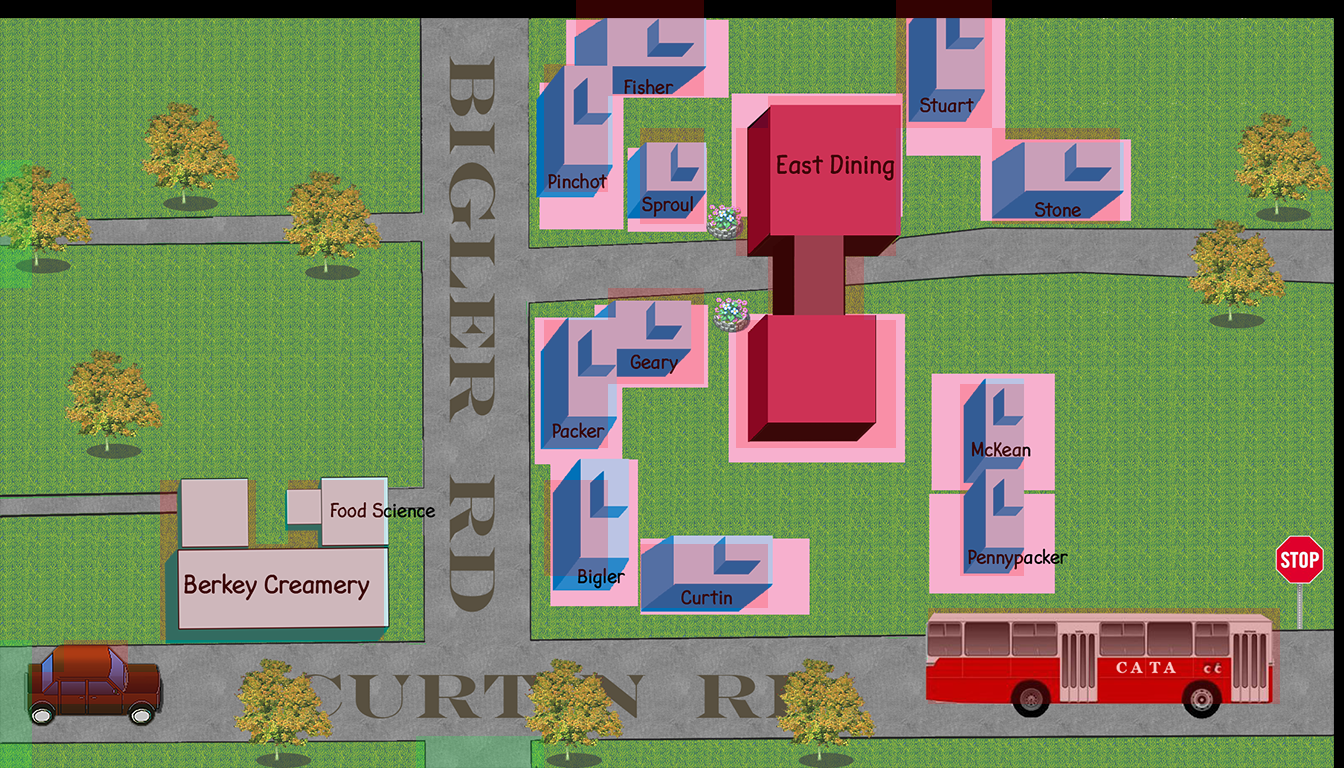

The image is a tile-based game level rendered from a .tmx file. Its description and source (layers, tilesets, objects; grid data summarised) follow:
An orthogonal 42x24 tile map with 32x32 px tiles, 2 tile layers (Tile Layer 1, building), 2 tilesets.

<map version="1.0" orientation="orthogonal" renderorder="right-down" width="42" height="24" tilewidth="32" tileheight="32" nextobjectid="1">
 <tileset firstgid="1" name="East" tilewidth="32" tileheight="32">
  <image source="East.png" width="1344" height="768" />
 </tileset>
 <tileset firstgid="1009" name="meta_tiles" tilewidth="32" tileheight="32" spacing="1" margin="1">
  <image source="meta_tiles.png" width="67" height="34" />
  <tile id="0">
   <properties>
    <property name="collision" value="false" />
   </properties>
  </tile>
  <tile id="1">
   <properties>
    <property name="collision" value="true" />
   </properties>
  </tile>
 </tileset>
 <layer name="Tile Layer 1" width="42" height="24">
  <data>[1008 cells, 1008 non-empty, 1008 distinct tile ids]</data>
 </layer>
 <layer name="building" width="42" height="24">
  <data>[1008 cells, 226 non-empty, 2 distinct tile ids]</data>
 </layer>
</map>
